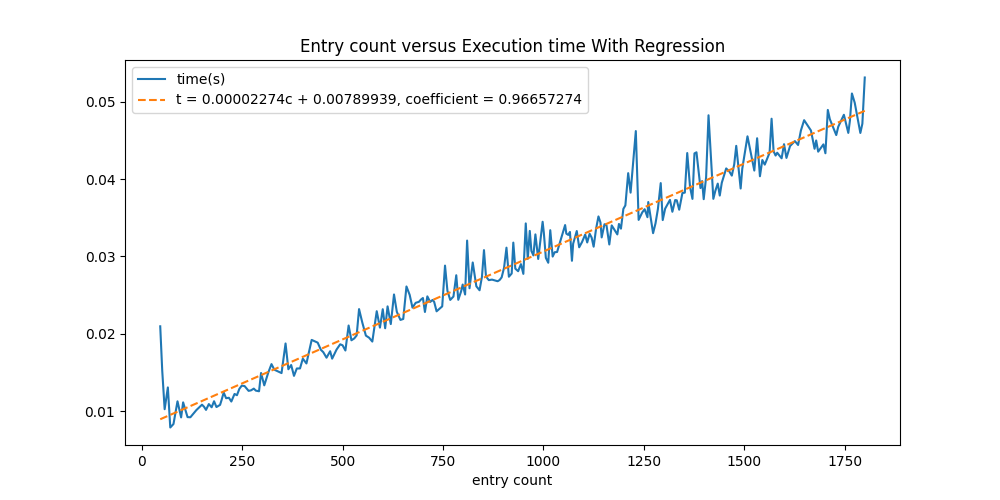

Source code (Python):
import numpy as np
from sklearn.linear_model import LinearRegression
import matplotlib.pyplot as plt
import pandas as pd


np.set_printoptions(suppress=True)
x = []
y = []
with open("statisticTime.csv", "r+") as f:
    data = f.readlines()
for line in data:
    line = line.rstrip("\n")
    line = line.split(",")
    if float(line[1]) <= 0.054:
        x.append(float(line[0]))
        y.append(float(line[1]))

x = np.array(x).reshape((-1,1))
y = np.array(y)

model = LinearRegression().fit(x, y)
print(model.score(x, y))
print(model.intercept_)
print(model.coef_)

count = []
time = []
with open("statisticTime - 副本.csv","r+") as f:
    data = f.readlines()

for line in data:
    line = line.strip("\n")
    line = line.split(",")
    if float(line[1]) <= 0.054:
        count.append(float(line[0]))
        time.append(float(line[1]))
p = {}
p["entry count"] = count
p["time(s)"] = time

y2 = []
for i in count:
    y2.append(model.coef_[0] * i + model.intercept_)
p[f"t = {model.coef_[0]:.8f}c + {model.intercept_:.8f}, coefficient = {model.score(x, y):.8f}"] = y2

df = pd.DataFrame.from_dict(p)

print(df)
fig, ax = plt.subplots()
df.plot(ax =ax, x="entry count", figsize = (10,5),title = "Entry count versus Execution time With Regression", style = ["-","--"])

plt.show()

ax.figure.savefig("3.png")



